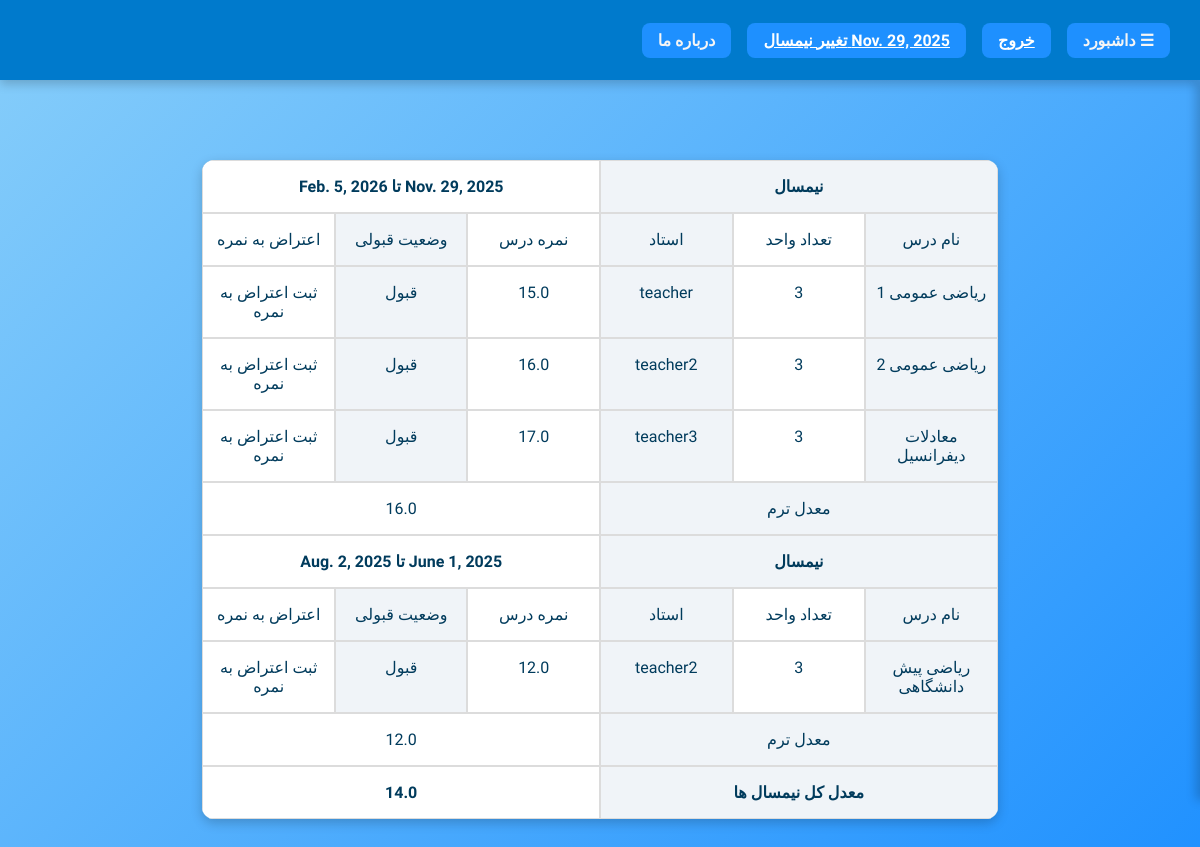
Page /courses/report_card (signed in) on the committed database.
### semester_module/models.py (models this page shows, shortened)
class Current_Semester(models.Model):
    semester=models.ForeignKey('Semester',on_delete=models.CASCADE,null=False,blank=False)

class Semester(models.Model):
    start_date=models.DateField(verbose_name='زمان شروع ترم')
    end_date=models.DateField(verbose_name='زمان پایان ترم')
    sem_types=(('تابستان','تابستان'),('عادی','عادی'))
    semester_type=models.CharField(max_length=30,choices=sem_types,default='عادی',verbose_name='نوع ترم')
    status_choices=(('شروع نشده','شروع نشده'),('انتخاب واحد','انتخاب واحد'),('جاری','جاری'),('امتحان','امتحان'),('بسته','بسته'))
    semester_status=models.CharField(verbose_name='وضعیت ترم',choices=status_choices,max_length=40,default='شروع نشده')

### course_module/models.py (models this page shows, shortened)
class Course(models.Model):
    teacher=models.ForeignKey(User,on_delete=models.CASCADE,null=False,blank=False,related_name='teacher_courses',db_index=True,verbose_name='استاد درس')
    students=models.ManyToManyField(User,related_name='attending_courses',db_index=True,verbose_name='دانشجویان درس',blank=True)
    credits=models.PositiveIntegerField(verbose_name='تعداد واحد درسی',validators=[MinValueValidator(1)])
    title=models.CharField(max_length=200,verbose_name='عنوان درس')
    course_types=(('نظری','نظری'),('آزمایشگاه','آزمایشگاه'),('عملی','عملی'),('کارگاه','کارگاه'),('پروژه','پروژه'),('پایان نامه','پایان نامه'),('رساله','رساله'))
    course_type=models.CharField(max_length=50,verbose_name='نوع درس',default='نظری')
    department_choices = (
    ('مهندسی', 'مهندسی'), ('علوم پایه', 'علوم پایه'), ('علوم انسانی', 'علوم انسانی'), ('علوم پزشکی', 'علوم پزشکی'),
    ('هنر', 'هنر'), ('تربیت بدنی', 'تربیت بدنی'))
    department = models.CharField(max_length=30, verbose_name='دانشکده محل برگزاری', choices=department_choices,
                                  null=False, blank=False,
                                  error_messages={'null': 'این فیلد باید مشخص شود'})
    area_code = models.CharField(max_length=20, verbose_name='کد محل برگزاری کلاس', null=False, blank=False,
                                 error_messages={'null': 'این فیلد باید مشخص شود'})
    degree_choices = (('کارشناسی پیوسته', 'کارشناسی پیوسته'), ('کارشناسی ناپیوسته', 'کارشناسی ناپیوسته'),
                      ('کاردانی پیوسته', 'کاردانی پیوسته')
                      , ('کاردانی ناپیوسته', 'کاردانی ناپیوسته'), ('کارشناسی ارشد ناپیوسته', 'کارشناسی ارشد ناپیوسته'),
                      ('دکتری حرفه ای', 'دکتری حرفه ای')
                      , ('دکتری مستقیم', 'دکتری مستقیم'), ('کارشناسی ارشد پیوسته', 'کارشناسی ارشد پیوسته'))
    for_degrees=models.CharField(max_length=30,verbose_name='این درس برای کدام مقطع تحصیلی می باشد',choices=degree_choices,default='کارشناسی پیوسته')
    capacity=models.IntegerField(verbose_name='ظرفیت کلاس')
    semester=models.ForeignKey(Semester,on_delete=models.CASCADE,null=False,blank=False,related_name='semester_courses',db_index=True,verbose_name='ترم تحصیلی مربوطه')
    class_times=models.ManyToManyField(Class_Times,related_name='classes',blank=True,verbose_name='زمان های برگزاری کلاس')
    requirements=models.ManyToManyField('Course',verbose_name='پیش نیاز ها',blank=True)
    exam_time=models.DateTimeField(verbose_name='زمان امتحان',null=True,blank=True)
    changes_history=models.JSONField(verbose_name='تاریخچه تغییرات درس',null=True,blank=True)

### user_module/models.py (models this page shows, shortened)
class User(AbstractUser):
    phone_number = models.CharField(max_length=11, verbose_name='شماره تلفن', validators=[phone_validator],
                                    null=False, blank=False,
                                    error_messages={'null': 'شماره تلفن کاربر باید وارد شود'})
    national_number = models.CharField(max_length=10, verbose_name='شماره ملی کاربر (ضروری)', null=False, blank=False,
                                       error_messages={'null': 'شماره ملی کاربر باید وارد شود','unique':'کاربری با این شماره ملی قبلا ثبت نام کرده است'},
                                       unique=True,validators=[nat_number_validator])
    date_joined = models.DateField(auto_now_add=True, verbose_name='زمان ساخت حساب کاربری')
    u_types=(('دانشجو','دانشجو'),('استاد','استاد'),('کارمند یا کارشناس','کارمند یا کارشناس'))
    user_type=models.CharField(choices=u_types,max_length=20,verbose_name='نوع کاربر',default='دانشجو',null=False,blank=False,error_messages={'null':'نوع کاربر باید مشخص باشد'})

### course_module/views.py (the view)
# urls.py: path('report_card',Total_Report_Card.as_view(),name='report_card'),
class Total_Report_Card(View_Courses_Reports):
    pass

### course_module/views.py (called while the page is built)
    def dispatch(self, request, *args, **kwargs):
        self.average=-1
        return super().dispatch(request=request)

    def get_context_data(self, *, object_list=None, **kwargs):
        context=super().get_context_data(**kwargs)
        context['total_average']=self.average
        return context

### polls/templatetags/polls_extra.py (called while the page is built)
@register.filter
def get_current_semester(request):
    sem=request.session.get('semester')
    sem=Semester.objects.get(id=sem).start_date if sem!=None else Current_Semester.objects.first().semester.start_date
    return sem

### course_module/templates/Scores_Report.html (shortened to what this page needs)
{% extends 'Base_Layout.html' %}
{% block main_content %}
<table>
    {% for sem in semesters %}
         <tr class="semester">
        <td >
            نیمسال
        </td>
        <td class="sem_dates">
            {{ sem.start_date }}
        تا
        {{ sem.end_date }}
        </td>
    </tr>
        <tr>
        <td>نام درس</td>
        <td>تعداد واحد</td>
        <td>استاد</td>
        <td>نمره درس</td>
        <td>وضعیت قبولی</td>
        <td>اعتراض به نمره</td>
    </tr>
        {% for course in sem.sem_courses %}
            <tr>
             <td>{{ course.title }}</td>
        <td>{{ course.credits }}</td>
        <td>{{ course.teacher }}</td>
        <td>{{ course.score }}</td>
            <td>{{ course.pass_status }}</td>
            <td>
                {% if course.appeal_text %}
                {{ course.appeal_text }}
                    {% else %}
                    <p onclick="open_close_appeal_form('{{ course.id }}')">
                    ثبت اعتراض به نمره
                    </p>
                {% endif %}
            </td>
            </tr>
            {% endfor %}
         <tr>
          <td>معدل ترم</td>
         <td>{{ sem.sem_average }}</td>
         </tr>
    {% endfor %}
     <tr class="semester">
         <td>
             معدل کل نیمسال ها
         </td>
         <td id="total_avg">
             {{ total_average }}
         </td>
     </tr>
</table>
{% endblock %}

### templates/Base_Layout.html (shortened to what this page needs)
{% load polls_extra %}
<!DOCTYPE html>
<html lang="fa">
<head>
</head>
<body>
<section id="head">
    <div class="rows">
        <div class="clickable" onclick="toggleSidebar()">☰ داشبورد</div>
        <div class="clickable"><a href="#" style="color:white">خروج</a></div>
        <div class="clickable">
            <a href="{% url 'change_semester' %}" style="color:white">
                {{ request|get_current_semester }} تغییر نیمسال
            </a>
        </div>
        <div class="clickable">درباره ما</div>
    </div>
</section>
<section id="main">
    {% block main_content %}
    {% endblock %}
</section>
</body>
</html>

### templates/Base_Layout.html (style rules this page uses)
* { margin:0; padding:0; box-sizing:border-box; }
body { font-family:'Vazirmatn', sans-serif; background: linear-gradient(135deg,#87cefa,#1e90ff); display:flex; flex-direction:column; min-height: 100vh; height: auto; direction: rtl; }
#head { position: fixed; top:0; left:0; width:100%; height:10vh; background-color:#007acc; color:white; display:flex; flex-direction:column; justify-content:center; align-items:center; box-shadow:0 4px 10px rgba(0,0,0,0.2); z-index:1000;color: whitesmoke; }
#head .rows { display:flex; flex-direction:row; align-items:center; width:95%; justify-content:flex-start; gap:1rem; color: whitesmoke; }
.clickable { background-color:#1e90ff; padding:0.5rem 1rem; border-radius:8px; cursor:pointer; transition:0.3s; text-decoration:none; color:whitesmoke; font-weight:bold; }
#main { margin-top:10vh; padding:2rem; transition: margin-right 0.3s; }

### course_module/templates/Scores_Report.html (style rules this page uses)
table { width: 70%; margin: 6vh auto; border-collapse: collapse; direction: rtl; background: white; box-shadow: 0 4px 12px rgba(0,0,0,0.2); border-radius: 12px; overflow: hidden; }
tr { display: flex; flex-direction: row; width: 100%; }
tr.semester { background: #007acc; color: white !important; font-weight: bold; font-size: 1.2rem; }
td { flex: 1; padding: 1rem .5rem; border: 1px solid #dcdcdc; text-align: center; font-size: 1rem; background: #fafafa; color: #003b5c; }
td:nth-child(odd) { background: #f0f4f8; }
td:nth-child(even) { background: #ffffff; }

### rows in the picture
Current_Semester: semester.start_date "Nov. 29, 2025"
Semester: start_date "Nov. 29, 2025", end_date "Feb. 5, 2026", sem_average "16.0"
Course: title "ریاضی عمومی 1", credits "3", teacher "teacher", score "15.0", pass_status "قبول"
Course: title "ریاضی عمومی 2", credits "3", teacher "teacher2", score "16.0", pass_status "قبول"
Course: title "معادلات دیفرانسیل", credits "3", teacher "teacher3", score "17.0", pass_status "قبول"
Semester: start_date "June 1, 2025", end_date "Aug. 2, 2025", sem_average "12.0"
Course: title "ریاضی پیش دانشگاهی", credits "3", teacher "teacher2", score "12.0", pass_status "قبول"

### other values in the picture
{{ total_average }} "14.0"
